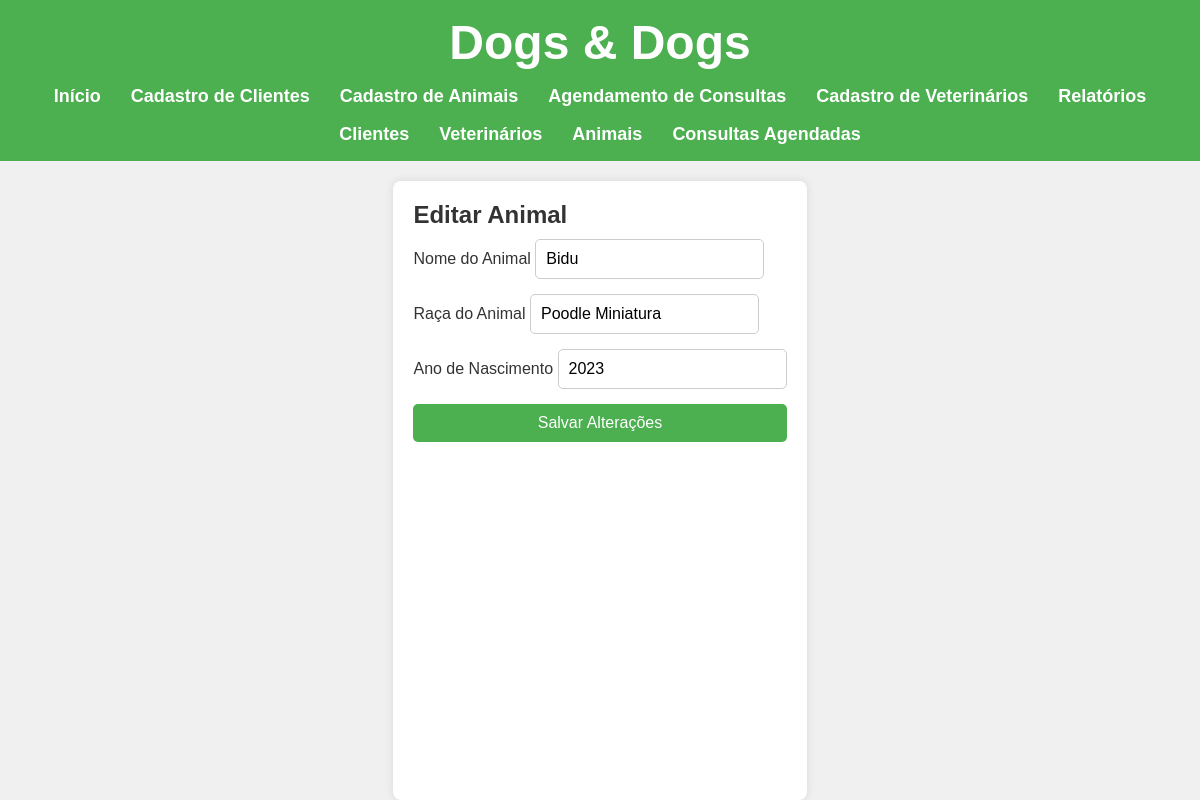
Screenshot of /editar_animal/1 with the database file from the repository.
### models.py (models this page shows, shortened)
class Animal(Base):
    __tablename__ = 'animais'
    id_animal = Column(Integer, primary_key=True)
    nome_animal = Column(String(30), nullable=False, index=True)
    raca = Column(String(30))
    anoNasci = Column(Integer, nullable=False)
    idCliente = Column(Integer, ForeignKey("clientes.id_cliente"), nullable=False)
    cliente = relationship("Cliente")

### app.py (the view, shortened to what this page needs)
@app.route('/editar_animal/<int:id_animal>', methods=['GET', 'POST'])
def editar_animal(id_animal):
    animal = db_session.query(Animal).filter_by(id_animal=id_animal).first()
    if not animal:
        flash("Animal não encontrado.", category="error")
        return redirect(url_for('animais'))
    return render_template(
        'editar_animal.html',
        animal=animal
    )

### templates/editar_animal.html
{% extends 'base.html' %}
{% block conteudo %}
    <h2>Editar Animal</h2>
    <form action="{{ url_for('editar_animal', id_animal=animal.id_animal) }}" method="POST">
       <div>
            <label for="form_nome_animal">Nome do Animal</label>
            <input type="text" id="form_nome_animal" name="form_nome_animal" value="{{ animal.nome_animal }}" required>
        </div>
        <div>
            <label for="form_raca">Raça do Animal</label>
            <input type="text" id="form_raca" name="form_raca" value="{{ animal.raca }}" required>
        </div>
        <div>
            <label for="form_data_nascimento">Ano de Nascimento</label>
            <input type="number" id="form_data_nascimento" value="{{ animal.anoNasci }}" required>
        </div>
        <button type="submit">Salvar Alterações</button>
    </form>
{% endblock conteudo %}

### static/design.css (style rules this page uses)
* { margin: 0; padding: 0; box-sizing: border-box; font-family: Arial, sans-serif; }
body { background-color: #f0f0f0; color: #333; display: flex; flex-direction: column; min-height: 100vh; }
form { display: flex; flex-direction: column; gap: 15px; margin-top: 10px; }
form input, form button { padding: 10px; font-size: 16px; border: 1px solid #ccc; border-radius: 5px; }
form button { background-color: #4CAF50; color: white; border: none; cursor: pointer; transition: background-color 0.3s ease; }

### rows the page displays
Animal: form_nome_animal "Bidu", form_raca "Poodle Miniatura", anoNasci "2023"
